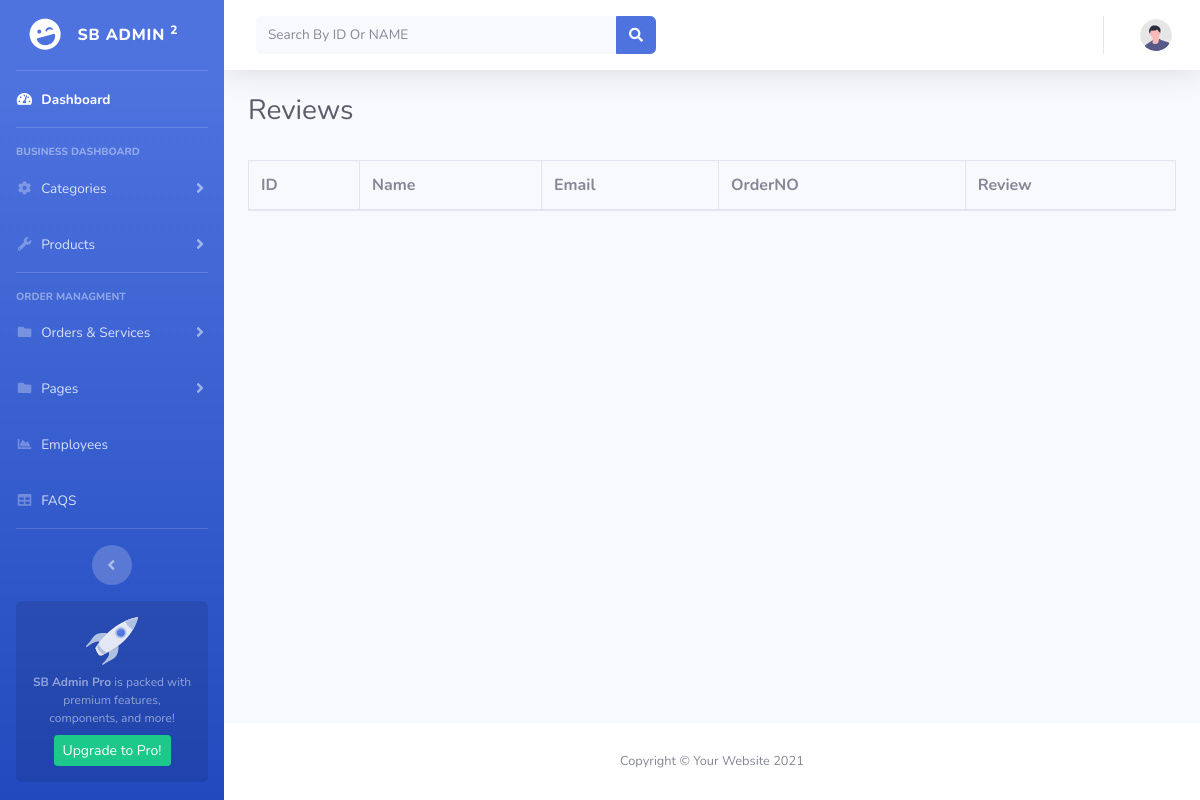
The page /admin-pannel/review.php on the database as committed earlier.
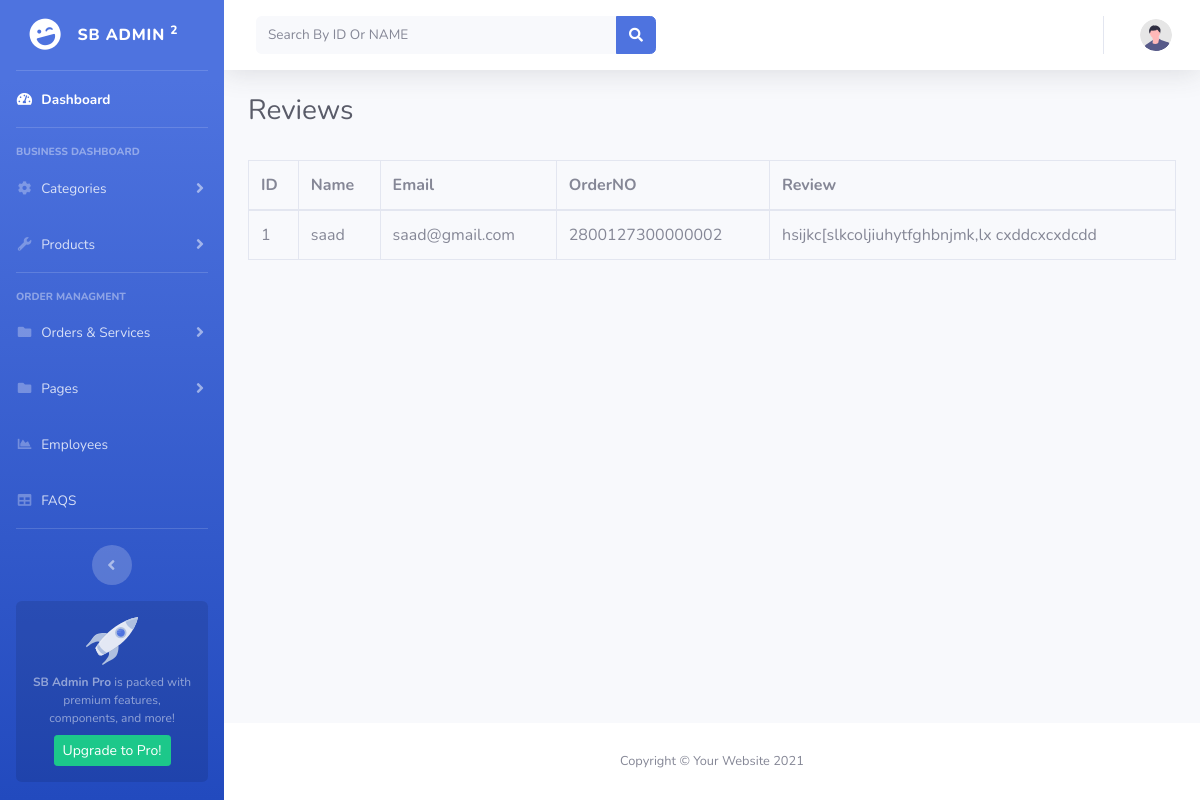
The same page on the database as committed later.
### tables this page shows
CREATE TABLE `review` (
  `id` int(11) NOT NULL,
  `name` varchar(100) NOT NULL,
  `email` varchar(100) NOT NULL,
  `order_id` varchar(17) NOT NULL,
  `Review_message` text NOT NULL
);

### admin-pannel/review.php (the view)
<?php
include('header.php');
include('connection.php');
?>
                <div class="container-fluid">
                    <div class="d-sm-flex align-items-center justify-content-between mb-4">
                        <h1 class="h3 mb-2 text-gray-800">
                            Reviews
                        </h1>
                    </div>
                    <div class="table-responsive">
                        <table class="table table-bordered" id="dataTable" width="100%" cellspacing="0">
                            <thead>
                                <tr>
                                    <th>ID</th>
                                    <th>Name</th>
                                    <th>Email</th>
                                    <th>OrderNO</th>
                                    <th>Review</th>
                                </tr>
                            </thead>
                                <tbody>
                                    <?php
                                    $Review_data=mysqli_query($con,"SELECT * FROM `review`");
                                    while($all_rows=mysqli_fetch_array($Review_data)){?>
                                <tr>
                                    <td><?php echo $all_rows[0];?></td>
                                    <td><?php echo $all_rows[1];?></td>
                                    <td><?php echo $all_rows[2];?></td>
                                    <td><?php echo $all_rows[3];?></td>
                                    <td><?php echo $all_rows[4];?></td>
                                </tr>
                                <?php } ?>
                            </tbody>
                        </table>
                    </div>
                </div>
                </div>
            <?php
include('footer.php');

Rows that differ between the two databases and show on the page:
added review: id "1", name "saad", email "saad@gmail.com", order "2800127300000002", Review_message "hsijkc[slkcoljiuhytfghbnjmk,lx cxddcxcxdcdd"
